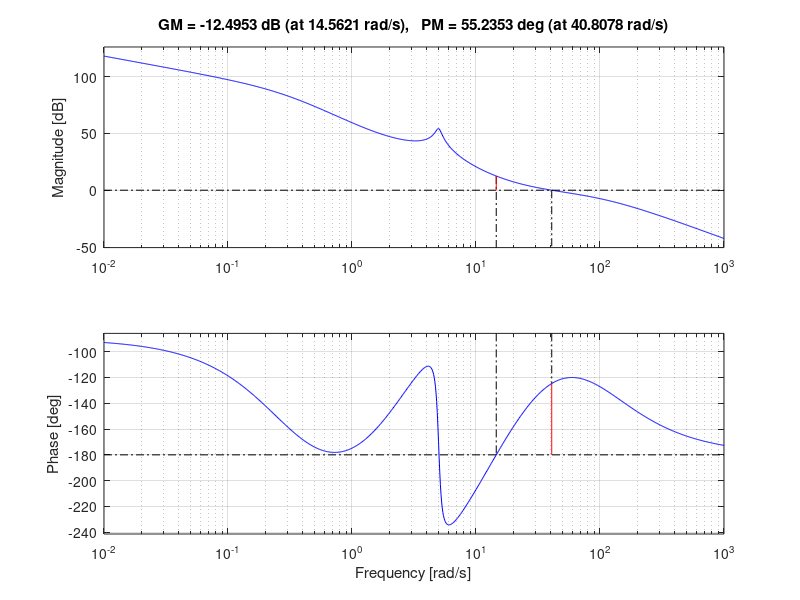
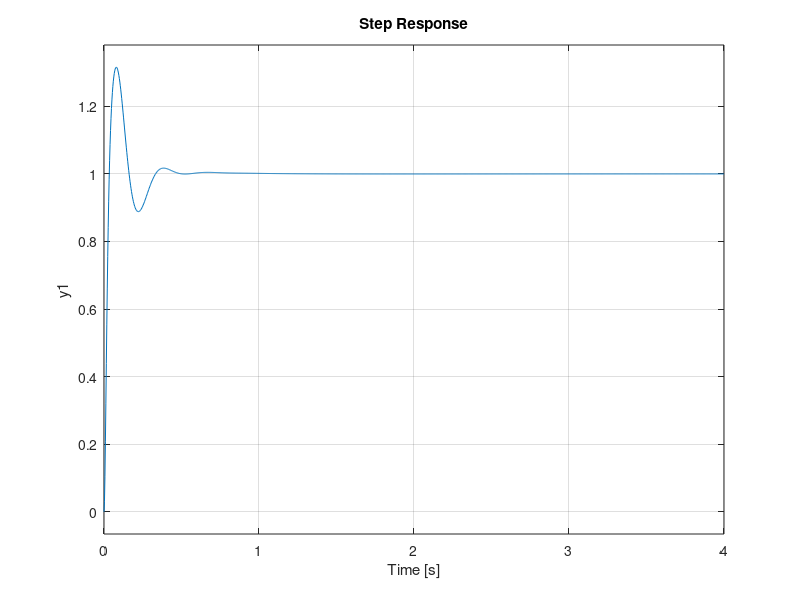
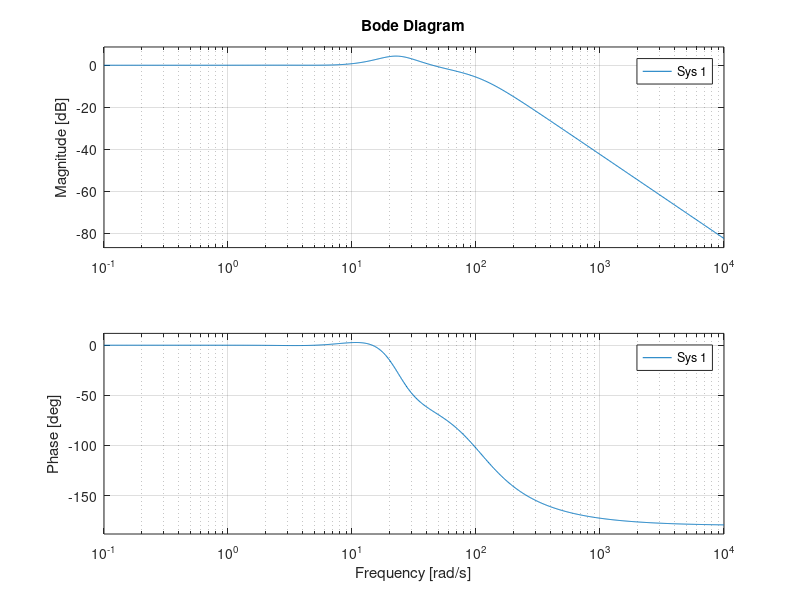
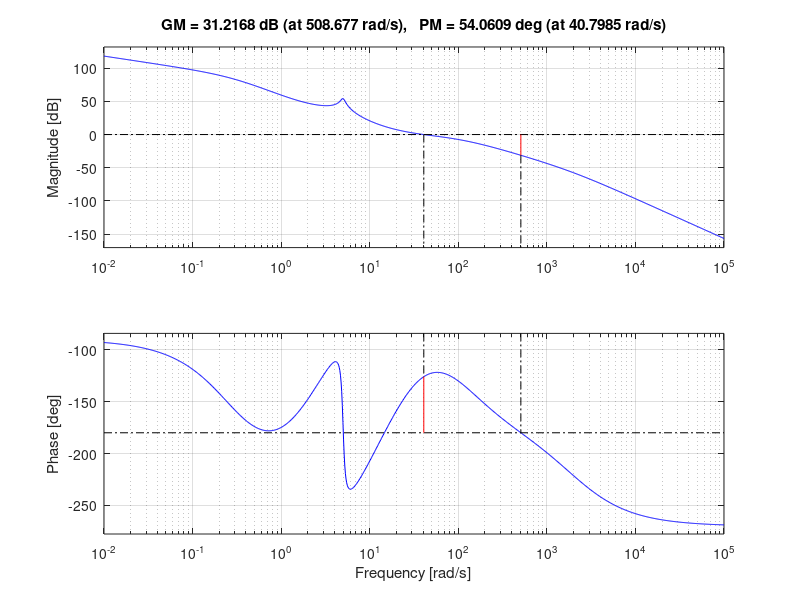

Recreate these plots in MATLAB, in order.
close all
clear all

% Dati
s = tf('s');

F = (10 * (s + 10)) / (s^2 + 0.5 * s + 25);
d_1 = 1;
d_2 = 1;
d_3 = 1;
w_d3 = 1000;

% Analisi delle specifiche statiche
K_F = dcgain(F);

h = 1
K_c = 2000

% Analisi delle specifiche dinamiche
t_s = 0.04;
w_bdes = 3 / t_s;
w_cdes = 0.63 * w_bdes

s_max = 0.35;
M_r = (1 + s_max) / 0.85;
m_phi = 60 - 5 * 20 * log10(M_r)
m_phi = 50;

% Prima approssimazione della funzione d'anello
G_a1 = (K_c * F) / s^h;
[module_1, phase_1] = bode(G_a1, w_cdes);
recovery = m_phi - phase_1 - 180;

% Rete derivatrice
m_d = 4;
x_d = sqrt(m_d);
tau_d = x_d / w_cdes;
R_d = (1 + tau_d * s) / (1 + tau_d / m_d * s);

R_d = R_d^2;

G_a2 = G_a1 * R_d;
[module_2, phase_2] = bode(G_a2, w_cdes);

% Rete integratrice
m_i = 6.5;
x_i = 150;
tau_i = x_i / w_cdes;
R_i = (1 + tau_i / m_i * s) / (1 + tau_i * s);

R_i = R_i^2;

G_a3 = G_a2 * R_i;
[module_3, phase_3] = bode(G_a3, w_cdes);

% Controllore
C = (K_c * R_d * R_i) / s^h

G_a = C * F;
K_Ga = dcgain(s^h * G_a);

figure, margin(G_a)

% Verifica delle specifiche
e_r = abs(1 / K_Ga)

e_d2 = abs(d_2 / K_Ga)

W = feedback(C * F, 1);

figure, step(W / dcgain(W))

% Valutazioni extra
figure, bode(W / dcgain(W))

w_0 = 0.5;
amplitude = 1;
W_e = feedback(1, C * F);
[module_e, phase_e] = bode(W_e, w_0);
e_max = module_e * amplitude

W_u = feedback(C, F);
[module_u, phase_u] = bode(W_u, w_d3);
u_dp = d_3 * module_u

% Discretizzazione
w_b = 71.1;
T_1 = (2 * pi) / (20 * w_b)
T = 0.001;
G_aZOH = G_a / (1 + T / 2 * s);
C_z = c2d(C, T, 'tustin')

figure, margin(G_aZOH)

F_z = c2d(F, T, 'tustin');
W_z = feedback(C_z * F_z, 1);

figure, step(W_z / dcgain(W_z))
